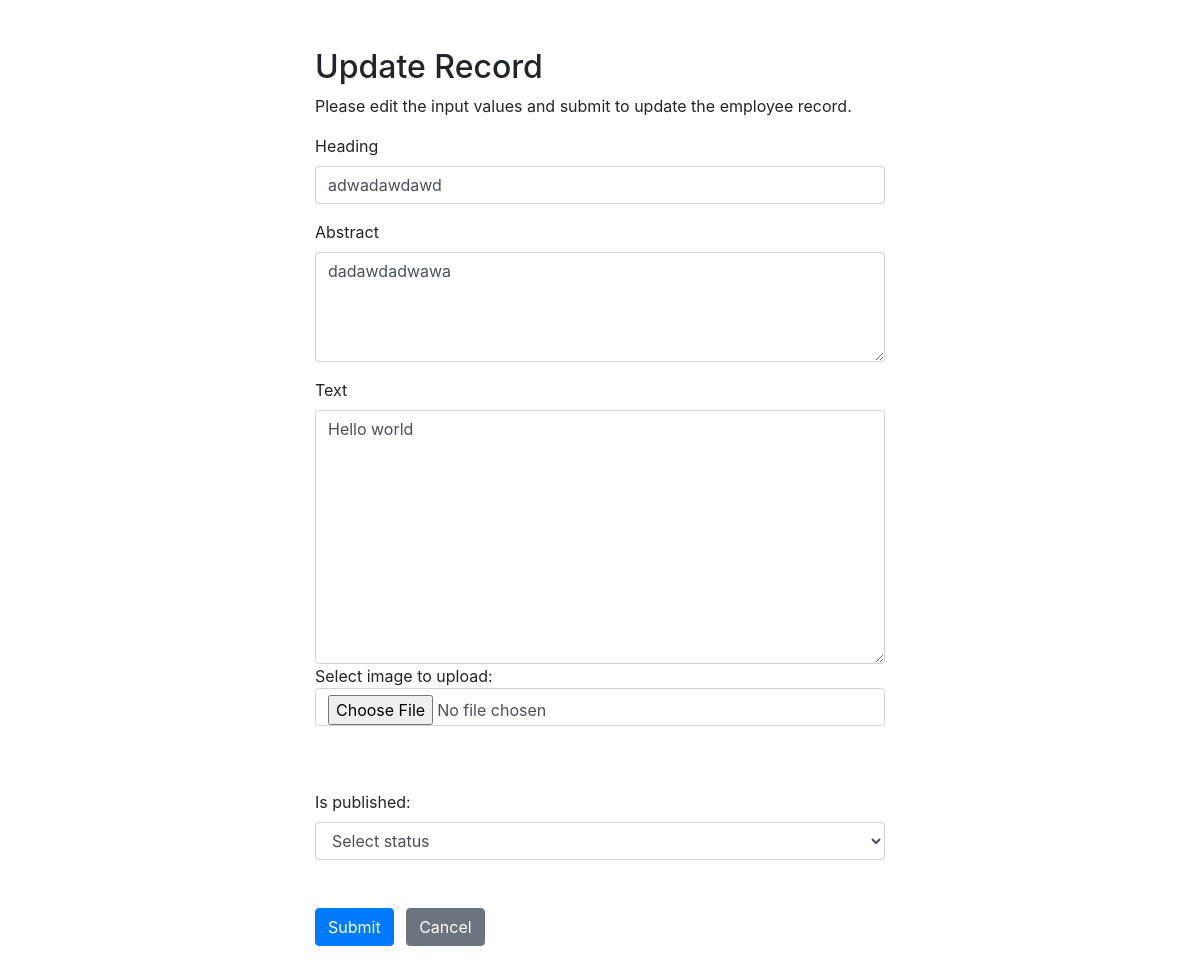
Page /admin/update_posts.php?id=21 on the committed database.
### tables this page shows
CREATE TABLE `posts` (
  `id` int(11) NOT NULL,
  `heading` varchar(128) NOT NULL,
  `date` date NOT NULL,
  `post` text NOT NULL,
  `category` int(11) NOT NULL,
  `img` varchar(255) NOT NULL,
  `abstract` tinytext NOT NULL,
  `published` tinyint(1) NOT NULL,
  `updatedat` datetime NOT NULL
);

### admin/update_posts.php (the view, shortened to what this page needs)
<?php
$heading = $abstract = $post = $image =$published = $category = "";
$heading_err = $abstract_err = $post_err = $image_err = $published_err=$category_err = "";
if(isset($_POST["id"]) && !empty($_POST["id"])){
    $id = $_POST["id"];
    $input_heading = trim($_POST["heading"]);
    if(empty($input_heading)){
        $heading_err = "Please enter a heading.";
    } elseif(!filter_var($input_heading, FILTER_VALIDATE_REGEXP, array("options"=>array("regexp"=>"/^[a-zA-Z\s]+$/")))){
        $heading_err = "Please enter a valid heading.";
    } else{
        $heading = $input_heading;
    }
    $input_abstract = trim($_POST["abstract"]);
    if(empty($input_abstract)){
        $abstract_err = "Please enter an abstract.";
    } else{
        $abstract= $input_abstract;
    }
    $input_post = trim($_POST["post"]);
    if(empty($input_post)){
        $post_err = "Please enter text for post.";
    } else{
        $post= $input_post;
    }
$input_category = trim($_POST["category"]);
if(empty($input_category)){
    $category_err = "Please enter an category for post.";
} else{
    $category = $input_category;
}
$input_published = trim($_POST["published"]);
if(empty($input_published)){
    $published_err = "Please enter if post is published or not.";
} else{
    $published= $input_published;
}
  $input_image = $_FILES["image"];
  if(empty($input_image)){
      $image_err = "Please enter an image.";
  } else{
     $fileName = $_FILES['image'] ['name'];
     $fileTmpName = $_FILES['image'] ['tmp_name'];
     $fileSize = $_FILES['image'] ['size'];
     $fileError = $_FILES['image'] ['error'];
     $fileType = $_FILES['image'] ['type'];
     $fileExt = explode('.', $fileName);
     $fileActualExt = strtolower(end($fileExt));
     $allowed = array('jpg','jpeg','png');
     if (in_array($fileActualExt, $allowed)){
     if($fileError===0){
     if ($fileSize < 1000000) {
     $fileNameNew= "post_image".$id.".".$fileActualExt;
     $fileDestination = 'images/'.$fileNameNew ;
     move_uploaded_file($fileTmpName, $fileDestination );
  }
     }}}
    if(empty($heading_err) && empty($abstract_err) && empty($post_err)){
        $sql = "UPDATE posts SET heading=?, abstract=?, post=?, published=?, img='$fileNameNew', date = now()  WHERE id=?";
        if($stmt = mysqli_prepare($link, $sql)){
            mysqli_stmt_bind_param($stmt, "ssssi", $param_heading, $param_abstract, $param_post,$param_published, $param_id);
            $param_heading = $heading;
            $param_abstract = $abstract;
            $param_post = $post;
            $param_published = $published;
            $param_id = $id;
            if(mysqli_stmt_execute($stmt)){
                header("location: retrieve_posts.php");
                exit();
            } else{
                echo "Oops! Something went wrong. Please try again later.";
            }
        }
    }
    mysqli_close($link);
} else{
    if(isset($_GET["id"]) && !empty(trim($_GET["id"]))){
        $sql = "SELECT * FROM posts WHERE id = ?";
        if($stmt = mysqli_prepare($link, $sql)){
            mysqli_stmt_bind_param($stmt, "i", $param_id);
            if(mysqli_stmt_execute($stmt)){
                $result = mysqli_stmt_get_result($stmt);
                if(mysqli_num_rows($result) == 1){
                    $row = mysqli_fetch_array($result, MYSQLI_ASSOC);
                    $heading = $row["heading"];
                    $abstract = $row["abstract"];
                    $post = $row["post"];
                    $image = $row["img"];
                    $published = $row["published"];
                } else{
                    header("location: error.php");
                    exit();
                }
            } else{
                echo "Oops! Something went wrong. Please try again later.";
            }
        }
    }  else{
        header("location: error.php");
        exit();
    }
}
?>
<!DOCTYPE html>
<html lang="en">
<head>
    <link rel="stylesheet" href="https://stackpath.bootstrapcdn.com/bootstrap/4.5.2/css/bootstrap.min.css">
</head>
<body>
    <div class="wrapper">
        <div class="container-fluid">
            <div class="row">
                <div class="col-md-12">
                    <h2 class="mt-5">Update Record</h2>
                    <p>Please edit the input values and submit to update the employee record.</p>
                    <form action="<?php echo htmlspecialchars(basename($_SERVER['REQUEST_URI'])); ?>" method="post"enctype="multipart/form-data">
                        <div class="form-group">
                            <label>Heading</label>
                            <input type="text" name="heading" class="form-control <?php echo (!empty($heading_err)) ? 'is-invalid' : ''; ?>" value="<?php echo $heading; ?>">
                        </div>
                        <div class="form-group">
                            <label>Abstract</label>
                            <textarea name="abstract"  rows="4" cols="50"class="form-control <?php echo (!empty($abstract_err)) ? 'is-invalid' : ''; ?>"><?php echo $abstract; ?></textarea>
                        </div>
                        <div class="form-group">
                            <label>Text</label>
                            <textarea name="post" rows="10" cols="50" class="form-control <?php echo (!empty($post_err)) ? 'is-invalid' : ''; ?>"><?php echo $post; ?></textarea>
                            <div class="form-group">
                        Select image to upload:
                        <input type="file" name="image" id="fileToUpload" class="form-control <?php echo (!empty($image_err)) ? 'is-invalid' : ''; ?>" value="<?php echo $image; ?>">
                        </div>
                        <br><br>
                        <label>Is published:</label>
                        <select name="published"class="form-control <?php echo (!empty($published_err)) ? 'is-invalid' : ''; ?>" value="<?php echo $published; ?>">
                        <option value="">Select status</option>
                        </select>
                            <br><br>
                    <div class="form-group">
                        <input type="submit" class="btn btn-primary" value="Submit">
                        <a href="retrieve_posts.php" class="btn btn-secondary ml-2">Cancel</a>
                        <br><br>
                    </form>
                 </div>
                </div>
            </div>
        </div>
</body>
</html>

### admin/update_posts.php (style rules this page uses)
.wrapper { width: 600px; margin: 0 auto; }

### rows in the picture
posts: heading "adwadawdawd", abstract "dadawdadwawa", post "Hello world"
